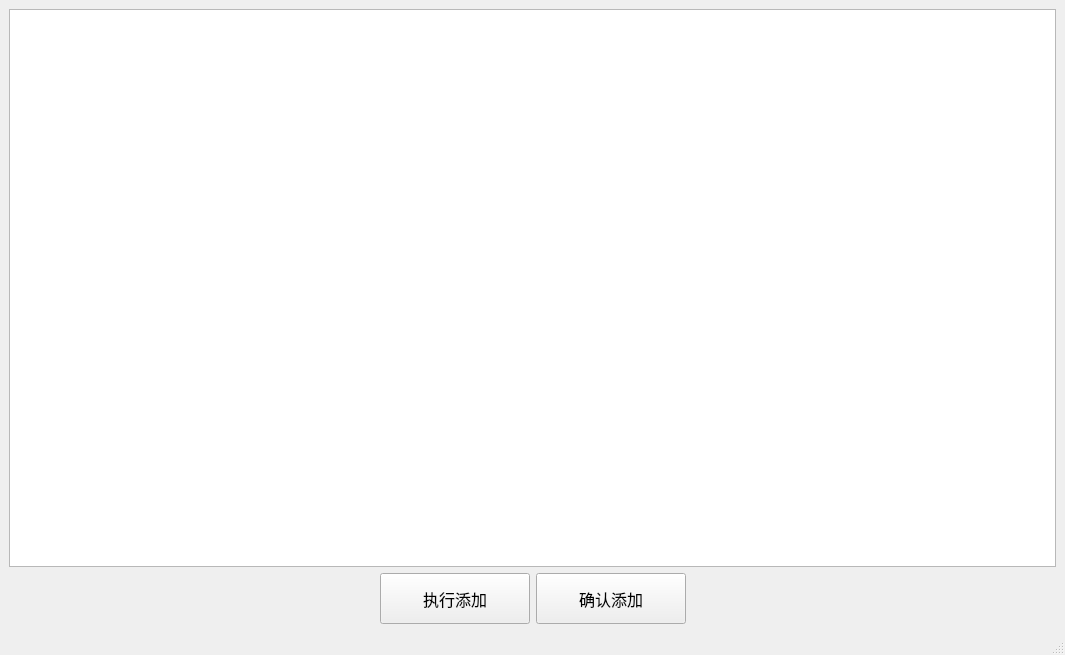
<?xml version="1.0" encoding="UTF-8"?>
<ui version="4.0">
 <class>add_room</class>
 <widget class="QMainWindow" name="add_room">
  <property name="geometry">
   <rect>
    <x>0</x>
    <y>0</y>
    <width>1065</width>
    <height>655</height>
   </rect>
  </property>
  <property name="windowTitle">
   <string>添加房间信息</string>
  </property>
  <property name="windowIcon">
   <iconset resource="mysource.qrc">
    <normaloff>:/images/物业管理.png</normaloff>:/images/物业管理.png</iconset>
  </property>
  <widget class="QWidget" name="centralwidget">
   <layout class="QGridLayout" name="gridLayout">
    <item row="0" column="0">
     <layout class="QVBoxLayout" name="verticalLayout">
      <item>
       <widget class="QTableView" name="tableView">
        <property name="font">
         <font>
          <family>宋体</family>
          <pointsize>12</pointsize>
         </font>
        </property>
       </widget>
      </item>
      <item>
       <layout class="QHBoxLayout" name="horizontalLayout">
        <item>
         <spacer name="horizontalSpacer">
          <property name="orientation">
           <enum>Qt::Horizontal</enum>
          </property>
          <property name="sizeHint" stdset="0">
           <size>
            <width>40</width>
            <height>20</height>
           </size>
          </property>
         </spacer>
        </item>
        <item>
         <widget class="QPushButton" name="pushButton_doadd">
          <property name="sizePolicy">
           <sizepolicy hsizetype="Maximum" vsizetype="Maximum">
            <horstretch>0</horstretch>
            <verstretch>0</verstretch>
           </sizepolicy>
          </property>
          <property name="minimumSize">
           <size>
            <width>150</width>
            <height>51</height>
           </size>
          </property>
          <property name="maximumSize">
           <size>
            <width>150</width>
            <height>51</height>
           </size>
          </property>
          <property name="font">
           <font>
            <family>Agency FB</family>
            <pointsize>12</pointsize>
           </font>
          </property>
          <property name="text">
           <string>执行添加</string>
          </property>
         </widget>
        </item>
        <item>
         <widget class="QPushButton" name="pushButton_add">
          <property name="sizePolicy">
           <sizepolicy hsizetype="Maximum" vsizetype="Maximum">
            <horstretch>0</horstretch>
            <verstretch>0</verstretch>
           </sizepolicy>
          </property>
          <property name="minimumSize">
           <size>
            <width>150</width>
            <height>51</height>
           </size>
          </property>
          <property name="maximumSize">
           <size>
            <width>150</width>
            <height>51</height>
           </size>
          </property>
          <property name="font">
           <font>
            <family>Agency FB</family>
            <pointsize>12</pointsize>
           </font>
          </property>
          <property name="text">
           <string>确认添加</string>
          </property>
         </widget>
        </item>
        <item>
         <spacer name="horizontalSpacer_2">
          <property name="orientation">
           <enum>Qt::Horizontal</enum>
          </property>
          <property name="sizeHint" stdset="0">
           <size>
            <width>40</width>
            <height>20</height>
           </size>
          </property>
         </spacer>
        </item>
       </layout>
      </item>
     </layout>
    </item>
   </layout>
  </widget>
  <widget class="QMenuBar" name="menubar">
   <property name="geometry">
    <rect>
     <x>0</x>
     <y>0</y>
     <width>1065</width>
     <height>25</height>
    </rect>
   </property>
  </widget>
  <widget class="QStatusBar" name="statusbar"/>
 </widget>
 <resources>
  <include location="mysource.qrc"/>
 </resources>
 <connections/>
</ui>
